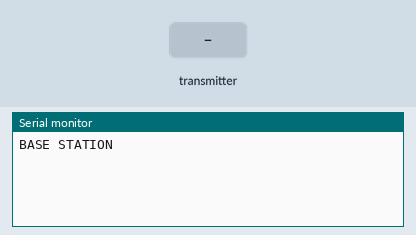
Recording of a sketch running on a simulated Arduino Uno, built with avr-gcc and run on an emulated ATmega328P. Parts: the last lines printed to the serial monitor. Inputs (shaded band) come from the test bench. No radio packets arrive unless stated.

Above: at 1.2 s.
1.3 s: the transmitter starts sending message.0 = 0
At 1.37 s:
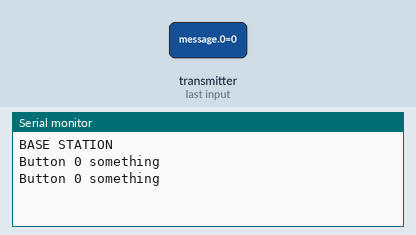
3.2 s: the transmitter starts sending message.1 = 64
At 3.27 s:
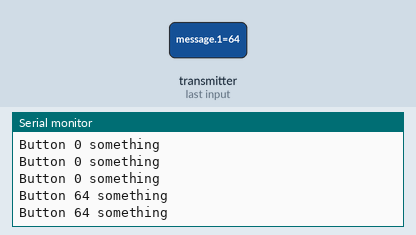
4.7 s: the transmitter starts sending message.1 = 128
At 4.77 s:
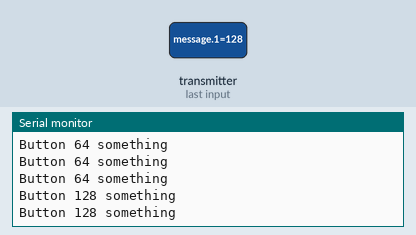
Timing chart, 0 to 7.7 s (numbered marks = the images above; inputs shaded):
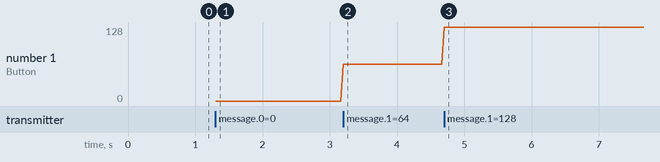

The sketch:

BaseStation.ino
```cpp
#include <SPI.h>
#include "RF24.h"

/****************** User Config ***************************/
/***      Set this radio as radio number 0 or 1         ***/
bool radioNumber = 1;

/* Hardware configuration: Set up nRF24L01 radio on SPI bus plus pins 7 & 8 */
RF24 radio(9,10);
/**********************************************************/

byte addresses[][6] = {"1Node","2Node"};

// Used to control whether this node is sending or receiving
bool role = 0;

void setup() {
  Serial.begin(115200);
  Serial.println(F("BASE STATION"));
  radio.begin();
  radio.powerUp();

  // Set the PA Level low to prevent power supply related issues since this is a
 // getting_started sketch, and the likelihood of close proximity of the devices. RF24_PA_MAX is default.
  radio.setPALevel(RF24_PA_LOW);

  // Open a writing and reading pipe on each radio, with opposite addresses
  radio.openWritingPipe(addresses[1]);
  radio.openReadingPipe(1,addresses[0]);

  // Start the radio listening for data
  radio.startListening();
}

byte message[2];
void loop() {

/****************** Listen ***************************/

    if( radio.available()){
                                                                    // Variable for the received timestamp
      while (radio.available()) {                                   // While there is data ready
        radio.read( &message, sizeof(message) );             // Get the payload
      }

      radio.stopListening();                                        // First, stop listening so we can talk
      Serial.print(F("Button "));
      Serial.print(message[1], DEC);

      switch (message[0]) {
        case 1:
          Serial.println(F(" just pressed"));
          break;
        case 2:
          Serial.println(F(" just released"));
          break;
        case 3:
          Serial.println(F(" pressed"));
          break;
        default:
         Serial.println(F(" something"));
        break;
      }
      radio.startListening();
   }
} // Loop
```

Measured:
- after the input at 1.3 s, the serial monitor: prints a new line at once (image 1)
- after the input at 3.2 s, the serial monitor: prints a new line at once (image 2)
- after the input at 4.7 s, the serial monitor: prints a new line at once (image 3)
- plotted number 1: 0 → 64 after the input at 3.2 s, 64 → 128 after the input at 4.7 s
